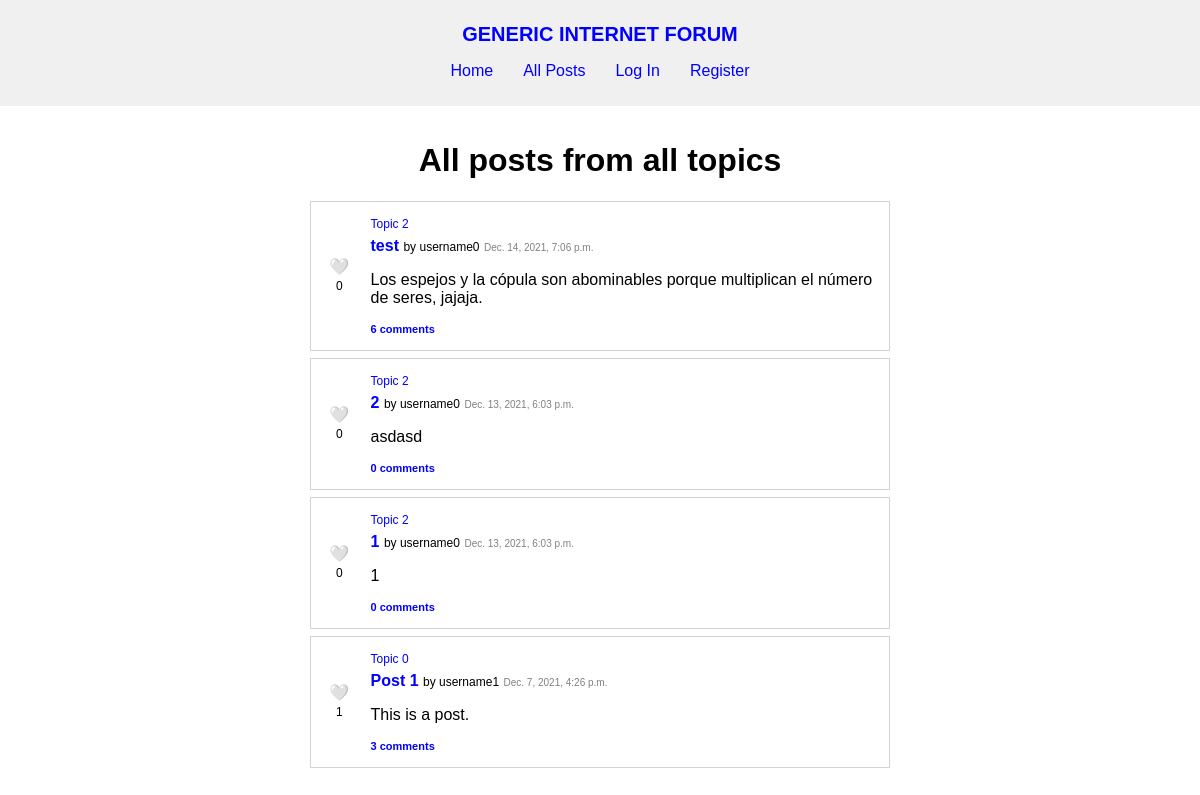
Page /all-posts on the committed database.
### forum/models.py (models this page shows, shortened)
class Topic(models.Model):
    creator = models.ForeignKey(
        User, on_delete=models.CASCADE, related_name="topics")
    name = models.TextField(max_length=120, unique=True)
    description = models.TextField(max_length=1000)
    timestamp = models.DateTimeField(auto_now_add=True)

class Post(models.Model):
    topic = models.ForeignKey(
        Topic, on_delete=models.CASCADE, related_name="posts")
    author = models.ForeignKey(
        User, on_delete=models.CASCADE, related_name="posts")
    title = models.TextField(max_length=120)
    content = models.TextField(max_length=5000)
    timestamp = models.DateTimeField(auto_now_add=True)

class User(AbstractUser):
    pass

### forum/views.py (the view)
# urls.py: path("all-posts", views.all_posts, name="all_posts"),
def all_posts(request):
    all_posts = Post.objects.order_by("-timestamp").all()
    posts = parse_posts(all_posts, request.user)
    return render(request, "forum/all-posts.html", {
        "posts": posts
    })

### forum/util.py (called while the page is built)
def parse_posts(all_posts, user):
    posts = []
    for post in all_posts:
        liked = False
        if user.is_authenticated:
            liked = bool(post.likes.filter(liked_by=user.id))
        posts.append({
            "id": post.id,
            "topic": post.topic,
            "author": post.author,
            "title": post.title,
            "content": post.content,
            "timestamp": post.timestamp,
            "likes": len(post.likes.all()),
            "liked_by_user": liked,
            "comments": post.comments.all(),
            "comment_number": len(post.comments.all())
        })
    return posts

### forum/templates/forum/all-posts.html
{% extends "forum/layout.html" %}
{% load static %}
{% block css %}
    <link href="{% static 'forum/posts.css' %}" rel="stylesheet">
{% endblock %}
{% block body %}
    {% if posts %}
        <div id="topics">
            <h1>All posts from all topics</h1>
            <ul>
                {% include "forum/posts.html" %}
            </ul>
        </div>
    {% else %}
        <p><b>No posts</b> yet.</p>
    {% endif %}
{% endblock %}

### forum/templates/forum/posts.html (shortened to what this page needs)
{% load static %}
{% block posts %}
    <ul>
        {% for post in posts %}
            <li class="post" id="post-{{ post.id }}">
                <div class="post-left">
                    <span class="like">
                        {% if user.is_authenticated %}
                            <span class="like-button" data-id="{{ post.id }}" data-liked="{{ post.liked_by_user }}" data-likes="{{ post.likes }}" data-likedobject="post">
                                {% if post.liked_by_user %}
                                    ❤️
                                {% else %}
                                    🤍
                                {% endif %}
                            </span>
                        {% else %}
                            <span>
                                🤍
                            </span>
                        {% endif %}
                        <span class="like-number">{{ post.likes }}</span>
                    </span>
                </div>
                <div class="post-right">
                    {% if not topic %}
                        <a class="topic-name" href="{% url 'topic' post.topic.name %}">{{ post.topic.name }}</a>
                    {% endif %}
                    <a class="post-title" href="{% url 'post' post.id %}">{{ post.title }}</a> <span class="post-by">by <a class="username" href="{% url 'profile' post.author.username %}">{{ post.author.username }}</a></span> <span class="timestamp">{{ post.timestamp }}</span>
                    <p class="post-content">{{ post.content }}</p>
                    <div>
                        <a class="comment-number" href="{% url 'post' post.id %}">{{ post.comment_number }} comment{% if post.comment_number != 1 %}s{% endif %}</a>
                    </div>
                </div>
            </li>
        {% endfor %}
    </ul>
{% endblock %}

### forum/static/forum/layout.css (style rules this page uses)
body { margin: 0; font-family: sans-serif; }
h1, h2, h3 { text-align: center; }
ul { list-style: none; padding: 0; }
a { text-decoration: none; color: blue; }

### forum/static/forum/posts.css (style rules this page uses)
.post { text-align: start; border: 1px solid lightgray; padding: 15px 14px; max-width: 550px; margin: 7px auto; display: flex; }
.post-left { padding-right: 17px; align-self: center; text-align: center; }
.post-left .like-number { font-size: 12px; }
.post-right { width: 100%; }
.post-right div { display: flex; align-items: baseline; justify-content: space-between; }
.post-content { white-space: pre-line; }
.topic-name { display: block; font-size: 12px; text-decoration: none; padding-bottom: 6px; }
.post-title { font-weight: bold; }
.post-by { font-size: 12px; }
.username { color: black; text-decoration: none; }
.comment-number { font-size: 11px; font-weight: bold; }
.timestamp { font-size: 10px; color: gray; }

### rows in the picture
Topic: likes "0", topic.name "Topic 2", title "test", author.username "username0", timestamp "Dec. 14, 2021, 7:06 p.m.", content "Los espejos y la cópula son abominables porque multiplican el número de seres, jajaja.", comment_number "6", title "2", timestamp "Dec. 13, 2021, 6:03 p.m.", content "asdasd", comment_number "0", title "1", content "1"
Topic: likes "1", topic.name "Topic 0", title "Post 1", author.username "username1", timestamp "Dec. 7, 2021, 4:26 p.m.", content "This is a post.", comment_number "3"
